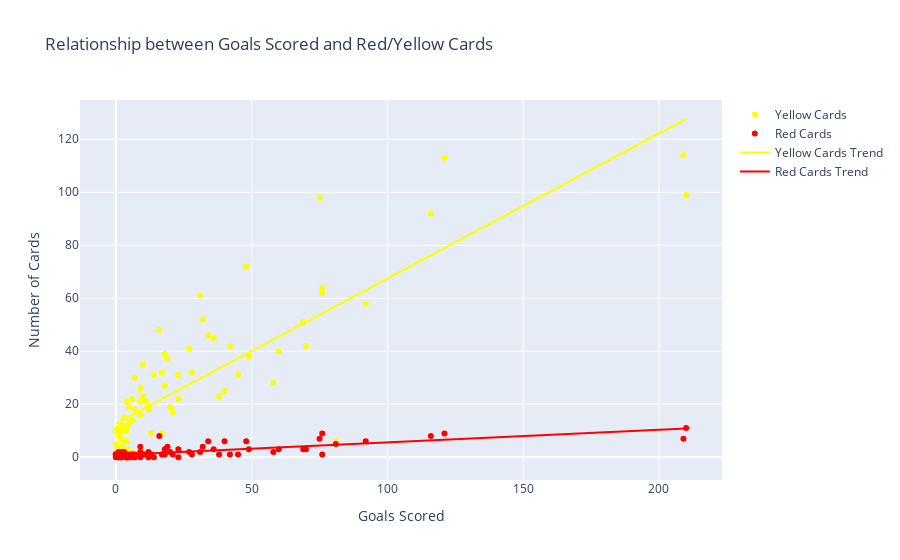

This figure's notebook cell:
### Code cell
# Group the data by team initials and calculate the sum of goals, red cards, and yellow cards
team_data = df_players.groupby('Team Initials').agg({'Goals': 'sum', 'RedCards': 'sum', 'YellowCards': 'sum'}).reset_index()

# Fit linear regression for yellow cards
yellow_reg = LinearRegression()
yellow_reg.fit(team_data['Goals'].values.reshape(-1, 1), team_data['YellowCards'].values.reshape(-1, 1))
yellow_line = yellow_reg.predict(np.array([[0], [team_data['Goals'].max()]]))

# Fit linear regression for red cards
red_reg = LinearRegression()
red_reg.fit(team_data['Goals'].values.reshape(-1, 1), team_data['RedCards'].values.reshape(-1, 1))
red_line = red_reg.predict(np.array([[0], [team_data['Goals'].max()]]))

# Create the scatter plot
fig = go.Figure()

# Add scatter plot for yellow cards
fig.add_trace(go.Scatter(
    x=team_data['Goals'],
    y=team_data['YellowCards'],
    mode='markers',
    name='Yellow Cards',
    marker=dict(color='yellow'),
    hovertemplate=
    '<b>Team:</b> %{text}<br>'
    '<b>Goals:</b> %{x}<br>'
    '<b>Yellow Cards:</b> %{y}<br>',
    text=team_data['Team Initials']
))

# Add scatter plot for red cards
fig.add_trace(go.Scatter(
    x=team_data['Goals'],
    y=team_data['RedCards'],
    mode='markers',
    name='Red Cards',
    marker=dict(color='red'),
    hovertemplate=
    '<b>Team:</b> %{text}<br>'
    '<b>Goals:</b> %{x}<br>'
    '<b>Red Cards:</b> %{y}<br>',
    text=team_data['Team Initials']
))

# Add the trend lines
fig.add_trace(go.Scatter(
    x=[0, team_data['Goals'].max()],
    y=yellow_line.flatten(),
    mode='lines',
    name='Yellow Cards Trend',
    line=dict(color='yellow')
))

fig.add_trace(go.Scatter(
    x=[0, team_data['Goals'].max()],
    y=red_line.flatten(),
    mode='lines',
    name='Red Cards Trend',
    line=dict(color='red')
))

# Set the axis labels and title
fig.update_layout(
    xaxis_title='Goals Scored',
    yaxis_title='Number of Cards',
    title='Relationship between Goals Scored and Red/Yellow Cards'
)

# Show the interactive plot
fig.show()

### Figure 1 — Plotly figure (JSON) as saved in the notebook; plotly's stock layout.template omitted (floating-point values rounded to 4 significant figures)
{"data": [{"hovertemplate": "<b>Team:</b> %{text}<br><b>Goals:</b> %{x}<br><b>Yellow Cards:</b> %{y}<br>", "marker": {"color": "yellow"}, "mode": "markers", "name": "Yellow Cards", "text": ["ALG", "ANG", "ARG", "AUS", "AUT", "BEL", "BIH", "BOL", "BRA", "BUL", "CAN", "CHI", "CHN", "CIV", "CMR", "COL", "CRC", "CRO", "CUB", "CZE", "DEN", "ECU", "EGY", "ENG", "ESP", "FRA", "GDR", "GER", "GHA", "GRE", "HAI", "HON", "HUN", "INH", "IRL", "IRN", "IRQ", "ISR", "ITA", "JAM", "JPN", "KOR", "KSA", "KUW", "MAR", "MEX", "NED", "NGA", "NIR", "NOR", "NZL", "PAR", "PER", "POL", "POR", "PRK", "ROU", "RSA", "RUS", "SCG", "SCO", "SEN", "SLV", "SRB", "SUI", "SVK", "SVN", "SWE", "TOG", "TRI", "TUN", "TUR", "UAE", "UKR", "URU", "USA", "WAL", "YUG", "ZAI"], "type": "scatter", "x": [12, 1, 121, 9, 38, 49, 4, 1, 210, 18, 0, 36, 0, 11, 16, 23, 17, 19, 5, 40, 23, 10, 2, 69, 76, 92, 4, 209, 10, 4, 2, 3, 81, 0, 9, 7, 1, 1, 116, 3, 14, 31, 6, 2, 12, 48, 75, 18, 13, 5, 4, 27, 17, 42, 34, 6, 28, 9, 60, 2, 21, 6, 1, 2, 45, 4, 5, 70, 1, 0, 7, 20, 2, 4, 76, 32, 4, 58, 0], "y": [18, 11, 113, 26, 23, 38, 3, 8, 99, 39, 2, 45, 5, 21, 48, 22, 32, 37, 0, 25, 31, 23, 4, 51, 64, 58, 10, 114, 35, 21, 3, 15, 6, 0, 16, 18, 10, 4, 92, 6, 31, 61, 22, 3, 19, 72, 98, 27, 9, 13, 6, 41, 9, 42, 46, 2, 32, 21, 40, 12, 17, 14, 9, 10, 31, 11, 19, 42, 10, 10, 30, 19, 7, 12, 62, 52, 0, 28, 2]}, {"hovertemplate": "<b>Team:</b> %{text}<br><b>Goals:</b> %{x}<br><b>Red Cards:</b> %{y}<br>", "marker": {"color": "red"}, "mode": "markers", "name": "Red Cards", "text": ["ALG", "ANG", "ARG", "AUS", "AUT", "BEL", "BIH", "BOL", "BRA", "BUL", "CAN", "CHI", "CHN", "CIV", "CMR", "COL", "CRC", "CRO", "CUB", "CZE", "DEN", "ECU", "EGY", "ENG", "ESP", "FRA", "GDR", "GER", "GHA", "GRE", "HAI", "HON", "HUN", "INH", "IRL", "IRN", "IRQ", "ISR", "ITA", "JAM", "JPN", "KOR", "KSA", "KUW", "MAR", "MEX", "NED", "NGA", "NIR", "NOR", "NZL", "PAR", "PER", "POL", "POR", "PRK", "ROU", "RSA", "RUS", "SCG", "SCO", "SEN", "SLV", "SRB", "SUI", "SVK", "SVN", "SWE", "TOG", "TRI", "TUN", "TUR", "UAE", "UKR", "URU", "USA", "WAL", "YUG", "ZAI"], "type": "scatter", "x": [12, 1, 121, 9, 38, 49, 4, 1, 210, 18, 0, 36, 0, 11, 16, 23, 17, 19, 5, 40, 23, 10, 2, 69, 76, 92, 4, 209, 10, 4, 2, 3, 81, 0, 9, 7, 1, 1, 116, 3, 14, 31, 6, 2, 12, 48, 75, 18, 13, 5, 4, 27, 17, 42, 34, 6, 28, 9, 60, 2, 21, 6, 1, 2, 45, 4, 5, 70, 1, 0, 7, 20, 2, 4, 76, 32, 4, 58, 0], "y": [2, 1, 9, 4, 1, 3, 0, 2, 11, 3, 1, 3, 1, 1, 8, 0, 1, 4, 0, 6, 3, 1, 0, 3, 1, 6, 0, 7, 1, 1, 0, 2, 5, 0, 0, 0, 1, 0, 8, 1, 0, 2, 1, 0, 0, 6, 7, 1, 1, 0, 0, 2, 1, 1, 6, 0, 1, 2, 3, 2, 1, 1, 0, 1, 1, 0, 1, 3, 1, 1, 1, 2, 1, 1, 9, 4, 0, 2, 1]}, {"line": {"color": "yellow"}, "mode": "lines", "name": "Yellow Cards Trend", "type": "scatter", "x": [0, 210], "y": [12.7, 127.6]}, {"line": {"color": "red"}, "mode": "lines", "name": "Red Cards Trend", "type": "scatter", "x": [0, 210], "y": [0.8159, 10.87]}], "layout": {"title": {"text": "Relationship between Goals Scored and Red/Yellow Cards"}, "xaxis": {"title": {"text": "Goals Scored"}}, "yaxis": {"title": {"text": "Number of Cards"}}}}
